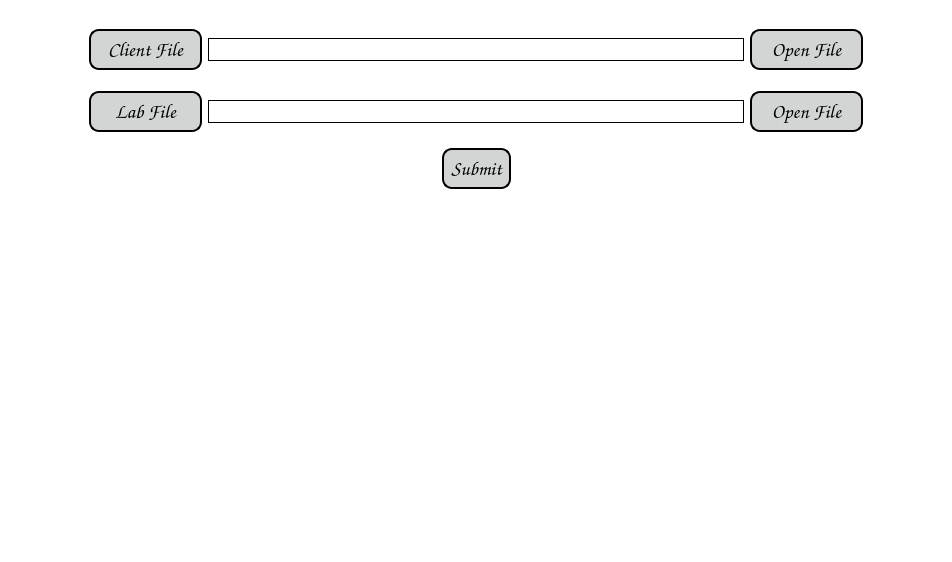
<?xml version="1.0" encoding="UTF-8"?>
<ui version="4.0">
 <class>importPage</class>
 <widget class="QMainWindow" name="importPage">
  <property name="geometry">
   <rect>
    <x>0</x>
    <y>0</y>
    <width>952</width>
    <height>562</height>
   </rect>
  </property>
  <property name="windowTitle">
   <string>Import Files</string>
  </property>
  <property name="styleSheet">
   <string notr="true">background-color: rgb(255, 255, 255);</string>
  </property>
  <widget class="QWidget" name="centralwidget">
   <layout class="QVBoxLayout" name="verticalLayout_2">
    <item>
     <spacer name="horizontalSpacer_2">
      <property name="orientation">
       <enum>Qt::Horizontal</enum>
      </property>
      <property name="sizeHint" stdset="0">
       <size>
        <width>40</width>
        <height>20</height>
       </size>
      </property>
     </spacer>
    </item>
    <item>
     <layout class="QHBoxLayout" name="horizontalLayout_2">
      <item>
       <spacer name="horizontalSpacer_3">
        <property name="orientation">
         <enum>Qt::Horizontal</enum>
        </property>
        <property name="sizeType">
         <enum>QSizePolicy::Fixed</enum>
        </property>
        <property name="sizeHint" stdset="0">
         <size>
          <width>80</width>
          <height>20</height>
         </size>
        </property>
       </spacer>
      </item>
      <item>
       <layout class="QVBoxLayout" name="verticalLayout">
        <item>
         <layout class="QHBoxLayout" name="horizontalLayout_3">
          <item>
           <widget class="QPushButton" name="importClientFilebutton">
            <property name="sizePolicy">
             <sizepolicy hsizetype="Fixed" vsizetype="Fixed">
              <horstretch>0</horstretch>
              <verstretch>0</verstretch>
             </sizepolicy>
            </property>
            <property name="maximumSize">
             <size>
              <width>113</width>
              <height>43</height>
             </size>
            </property>
            <property name="font">
             <font>
              <family>Comic Sans MS</family>
              <pointsize>-1</pointsize>
              <weight>75</weight>
              <italic>false</italic>
              <bold>true</bold>
             </font>
            </property>
            <property name="styleSheet">
             <string notr="true">QPushButton{
background-color: rgb(211, 213, 213);
color:black;
border-style:outset;
border-width:2px;
border-radius:10px;
border-color: black;
font:bold 20px;
padding: 6;
}

QPushButton:hover{
background-color: rgb(83, 82, 82);
color: white;
}

QPushButton:pressed{
background-color: white;
}
</string>
            </property>
            <property name="text">
             <string>Client File</string>
            </property>
           </widget>
          </item>
          <item>
           <widget class="QLineEdit" name="clientFilePathLine">
            <property name="sizePolicy">
             <sizepolicy hsizetype="Fixed" vsizetype="Fixed">
              <horstretch>0</horstretch>
              <verstretch>0</verstretch>
             </sizepolicy>
            </property>
            <property name="maximumSize">
             <size>
              <width>560</width>
              <height>16777215</height>
             </size>
            </property>
            <property name="font">
             <font>
              <family>Verdana</family>
              <pointsize>12</pointsize>
             </font>
            </property>
            <property name="styleSheet">
             <string notr="true">background-color: rgb(255, 255, 255);
border: 1px solid black;
</string>
            </property>
           </widget>
          </item>
          <item>
           <widget class="QPushButton" name="clientOpenFile">
            <property name="sizePolicy">
             <sizepolicy hsizetype="Fixed" vsizetype="Fixed">
              <horstretch>0</horstretch>
              <verstretch>0</verstretch>
             </sizepolicy>
            </property>
            <property name="maximumSize">
             <size>
              <width>113</width>
              <height>43</height>
             </size>
            </property>
            <property name="font">
             <font>
              <family>Comic Sans MS</family>
              <pointsize>-1</pointsize>
              <weight>75</weight>
              <italic>false</italic>
              <bold>true</bold>
             </font>
            </property>
            <property name="styleSheet">
             <string notr="true">QPushButton{
background-color: rgb(211, 213, 213);
color:black;
border-style:outset;
border-width:2px;
border-radius:10px;
border-color: black;
font:bold 20px;
padding: 6;
}

QPushButton:hover{
background-color: rgb(83, 82, 82);
color: white;
}

QPushButton:pressed{
background-color: white;
}
</string>
            </property>
            <property name="text">
             <string>Open File</string>
            </property>
           </widget>
          </item>
         </layout>
        </item>
        <item>
         <spacer name="verticalSpacer_3">
          <property name="orientation">
           <enum>Qt::Vertical</enum>
          </property>
          <property name="sizeType">
           <enum>QSizePolicy::Fixed</enum>
          </property>
          <property name="sizeHint" stdset="0">
           <size>
            <width>20</width>
            <height>15</height>
           </size>
          </property>
         </spacer>
        </item>
        <item>
         <layout class="QHBoxLayout" name="horizontalLayout_4">
          <item>
           <widget class="QPushButton" name="importLabFileButton">
            <property name="sizePolicy">
             <sizepolicy hsizetype="Fixed" vsizetype="Fixed">
              <horstretch>0</horstretch>
              <verstretch>0</verstretch>
             </sizepolicy>
            </property>
            <property name="maximumSize">
             <size>
              <width>113</width>
              <height>43</height>
             </size>
            </property>
            <property name="font">
             <font>
              <family>Comic Sans MS</family>
              <pointsize>-1</pointsize>
              <weight>75</weight>
              <italic>false</italic>
              <bold>true</bold>
             </font>
            </property>
            <property name="styleSheet">
             <string notr="true">QPushButton{
background-color: rgb(211, 213, 213);
color:black;
border-style:outset;
border-width:2px;
border-radius:10px;
border-color: black;
font:bold 20px;
padding: 6;
}

QPushButton:hover{
background-color: rgb(83, 82, 82);
color: white;
}

QPushButton:pressed{
background-color: white;
}
</string>
            </property>
            <property name="text">
             <string>Lab File</string>
            </property>
           </widget>
          </item>
          <item>
           <widget class="QLineEdit" name="labFilePathLine">
            <property name="sizePolicy">
             <sizepolicy hsizetype="Fixed" vsizetype="Fixed">
              <horstretch>0</horstretch>
              <verstretch>0</verstretch>
             </sizepolicy>
            </property>
            <property name="maximumSize">
             <size>
              <width>560</width>
              <height>16777215</height>
             </size>
            </property>
            <property name="font">
             <font>
              <family>Verdana</family>
              <pointsize>12</pointsize>
             </font>
            </property>
            <property name="styleSheet">
             <string notr="true">background-color: rgb(255, 255, 255);
border: 1px solid black;
</string>
            </property>
           </widget>
          </item>
          <item>
           <widget class="QPushButton" name="labOpenFile">
            <property name="sizePolicy">
             <sizepolicy hsizetype="Fixed" vsizetype="Fixed">
              <horstretch>0</horstretch>
              <verstretch>0</verstretch>
             </sizepolicy>
            </property>
            <property name="maximumSize">
             <size>
              <width>113</width>
              <height>43</height>
             </size>
            </property>
            <property name="font">
             <font>
              <family>Comic Sans MS</family>
              <pointsize>-1</pointsize>
              <weight>75</weight>
              <italic>false</italic>
              <bold>true</bold>
             </font>
            </property>
            <property name="styleSheet">
             <string notr="true">QPushButton{
background-color: rgb(211, 213, 213);
color:black;
border-style:outset;
border-width:2px;
border-radius:10px;
border-color: black;
font:bold 20px;
padding: 6;
}

QPushButton:hover{
background-color: rgb(83, 82, 82);
color: white;
}

QPushButton:pressed{
background-color: white;
}
</string>
            </property>
            <property name="text">
             <string>Open File</string>
            </property>
           </widget>
          </item>
         </layout>
        </item>
       </layout>
      </item>
      <item>
       <spacer name="horizontalSpacer_4">
        <property name="orientation">
         <enum>Qt::Horizontal</enum>
        </property>
        <property name="sizeType">
         <enum>QSizePolicy::Fixed</enum>
        </property>
        <property name="sizeHint" stdset="0">
         <size>
          <width>80</width>
          <height>20</height>
         </size>
        </property>
       </spacer>
      </item>
     </layout>
    </item>
    <item>
     <spacer name="verticalSpacer_2">
      <property name="orientation">
       <enum>Qt::Vertical</enum>
      </property>
      <property name="sizeType">
       <enum>QSizePolicy::Fixed</enum>
      </property>
      <property name="sizeHint" stdset="0">
       <size>
        <width>10</width>
        <height>10</height>
       </size>
      </property>
     </spacer>
    </item>
    <item>
     <layout class="QHBoxLayout" name="horizontalLayout_27">
      <item>
       <spacer name="horizontalSpacer_53">
        <property name="orientation">
         <enum>Qt::Horizontal</enum>
        </property>
        <property name="sizeHint" stdset="0">
         <size>
          <width>40</width>
          <height>20</height>
         </size>
        </property>
       </spacer>
      </item>
      <item>
       <spacer name="horizontalSpacer_66">
        <property name="orientation">
         <enum>Qt::Horizontal</enum>
        </property>
        <property name="sizeHint" stdset="0">
         <size>
          <width>40</width>
          <height>20</height>
         </size>
        </property>
       </spacer>
      </item>
      <item>
       <widget class="QPushButton" name="importSubmitButton">
        <property name="sizePolicy">
         <sizepolicy hsizetype="Fixed" vsizetype="Fixed">
          <horstretch>0</horstretch>
          <verstretch>0</verstretch>
         </sizepolicy>
        </property>
        <property name="font">
         <font>
          <family>Comic Sans MS</family>
          <pointsize>-1</pointsize>
          <weight>75</weight>
          <italic>false</italic>
          <bold>true</bold>
         </font>
        </property>
        <property name="styleSheet">
         <string notr="true">QPushButton{
background-color: rgb(211, 213, 213);
color:black;
border-style:outset;
border-width:2px;
border-radius:10px;
border-color: black;
font:bold 20px;
padding: 6;
}

QPushButton:hover{
background-color: rgb(83, 82, 82);
color: white;
}

QPushButton:pressed{
background-color: white;
}
</string>
        </property>
        <property name="text">
         <string>Submit</string>
        </property>
       </widget>
      </item>
      <item>
       <spacer name="horizontalSpacer_67">
        <property name="orientation">
         <enum>Qt::Horizontal</enum>
        </property>
        <property name="sizeHint" stdset="0">
         <size>
          <width>40</width>
          <height>20</height>
         </size>
        </property>
       </spacer>
      </item>
      <item>
       <spacer name="horizontalSpacer_68">
        <property name="orientation">
         <enum>Qt::Horizontal</enum>
        </property>
        <property name="sizeHint" stdset="0">
         <size>
          <width>40</width>
          <height>20</height>
         </size>
        </property>
       </spacer>
      </item>
     </layout>
    </item>
    <item>
     <spacer name="verticalSpacer">
      <property name="orientation">
       <enum>Qt::Vertical</enum>
      </property>
      <property name="sizeHint" stdset="0">
       <size>
        <width>20</width>
        <height>249</height>
       </size>
      </property>
     </spacer>
    </item>
   </layout>
  </widget>
 </widget>
 <resources/>
 <connections/>
</ui>
